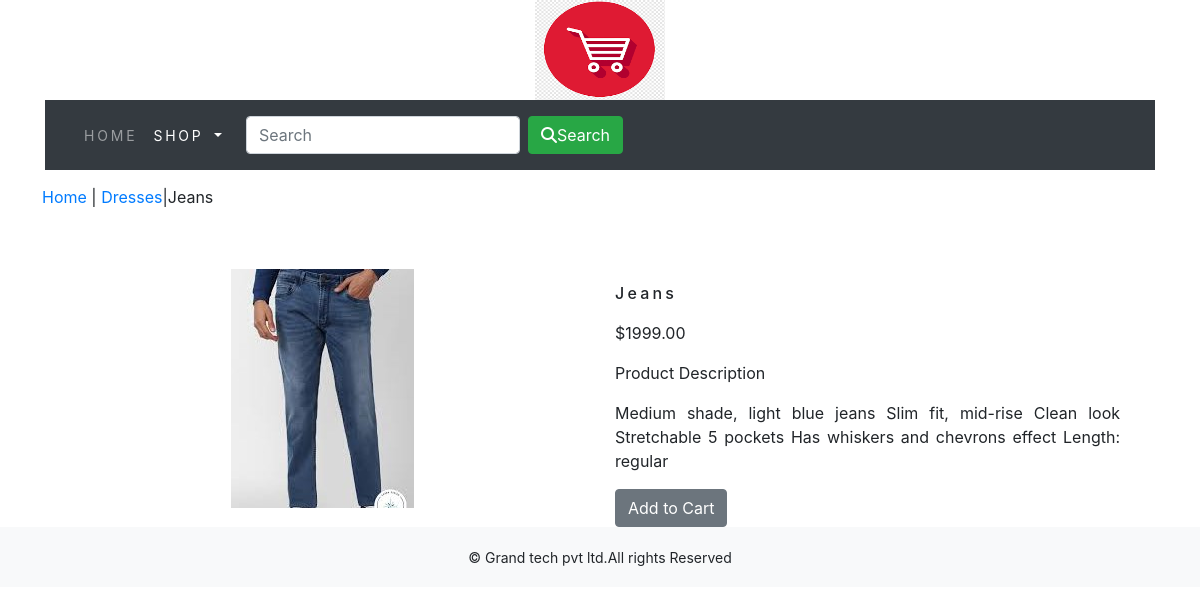
Screenshot of /shop/dresses/jeans/ with the database file from the repository.
### shop/models.py (models this page shows, shortened)
class Product(models.Model):
    name = models.CharField(max_length=250, unique=True)
    slug = models.SlugField(max_length=250, unique=True)
    description = models.TextField(blank=True)
    price = models.DecimalField(max_digits=10, decimal_places=2)
    category = models.ForeignKey(Category, on_delete=models.CASCADE)
    image = models.ImageField(upload_to='product', blank=True)
    stock = models.IntegerField()
    available = models.BooleanField(default=True)
    created = models.DateTimeField(auto_now_add=True)
    updated = models.DateTimeField(auto_now=True)
    class Meta:
        ordering = ('name',)
        verbose_name = 'product'
        verbose_name_plural = 'products'

class Category(models.Model):
    name = models.CharField(max_length=250,unique=True)
    slug = models.SlugField(max_length=250,unique=True)
    description = models.TextField(blank=True)
    image = models.ImageField(upload_to='category', blank=True)
    class Meta:
        ordering = ('name',)
        verbose_name = 'category'
        verbose_name_plural = 'categories'
    def get_url(self):
        return reverse('shop:products_by_category', args=[self.slug])
    def __str__(self):
        return '{}'.format(self.name)

### shop/views.py (the view)
# urls.py: path('<slug:c_slug>/<slug:product_slug>/', views.proDetail, name='prodCatdetail'),
def proDetail(request,c_slug,product_slug):
    try:
        product=Product.objects.get(category__slug = c_slug, slug=product_slug)
    except Exception as e:
        raise e
    return render(request, 'product.html', {'product': product})

### cart/context_processors.py (called while the page is built)
def counter(request):
    item_count = 0
    if 'admin' in request.path:
        return {}
    else:
        try:
            cart = Cart.objects.filter(cart_id=_cart_id(request))
            car_items = CartItem.objects.all().filter(cart=cart[:1])
            for cart_item in car_items:
                item_count += cart_item.quantity
        except Cart.DoesNotExist:
            item_count = 0
    return dict(item_count=item_count)

### cart/views.py (called while the page is built)
def _cart_id(request):
    cart = request.session.session_key
    if not cart:
        cart = request.session.create()
    return cart

### shop/context_processors.py (called while the page is built)
def menu_links(request):
    links = Category.objects.all()
    return dict(links=links)

### templates/product.html (shortened to what this page needs)
{% extends 'base.html' %}
{% load static %}
{% block content %}
<div class="row my_prod_row_class">
    <div class="mx_auto">
        <p> <a href="{% url 'shop:allProdCat' %}">Home</a> | <a href="{{product.category.get_url}}">{{product.category}}</a>|{{product.name}}</p>
    </div>
</div>
<div class="container">
<br>
<div class="row">
    <div class="col-12 col-sm-12 col-md-12 col-lg-6 text-center">
        <div style="min-width:18rem">
            <img src="{{product.image.url}}" alt="{{product.name}}">
        </div>
    </div>
        <div class="col-12 col-sm-12 col-md-12 col-lg-6">
            <div>
            <h1 class="my_prod_title"> {{product.name}}</h1>
            <p>${{product.price}}</p>
            <p class="my_title"> Product Description </p>
            <p class="text-justify my_prod_text">{{product.description}}</p>
            {% if product.stock <= 0 %}
            <p class="text-justify my_prod_text"><b>Out of stock</b></p>
            {% else %}
            <a class="btn btn-secondary" href="{% url 'cart:add_cart' product.id %}">Add to Cart</a>
            {% endif %}
            </div>
        </div>
</div>
</div>
{% endblock %}

### static/css/custom.css (style rules this page uses)
body { font-family: 'Roboto', sans-serif; }
.my_prod_row_class { padding-top:15px; padding-bottom:20px; }
.my_prod_title { font-size:16px; text_transform:uppercase; letter-spacing:.2em; padding-top:15px; padding-bottom:10px; }
.my_prod_text { padding-right:20px; }

### rows the page displays
Product: category "Dresses", name "Jeans", image (picture), price "1999.00", description "Medium shade, light blue jeans Slim fit, mid-rise Clean look Stretchable 5 pockets Has whiskers and chevrons effect Length: regular"
